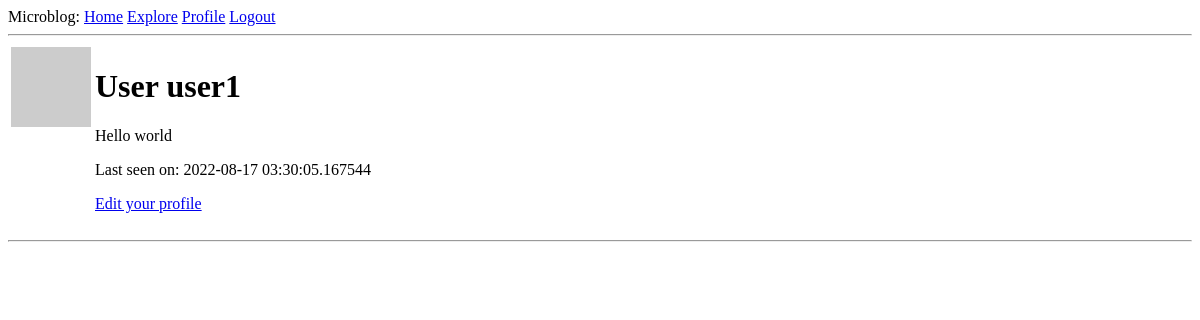
The app's page /user/user1 (signed in), older data.
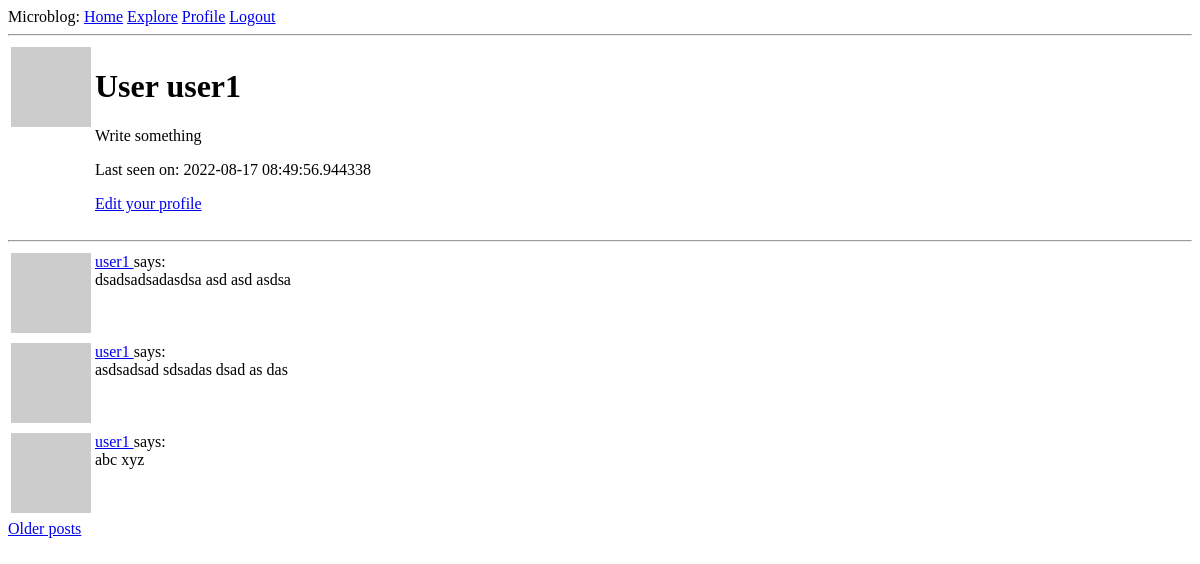
The same page, newer data.
### blog/models.py (models this page shows, shortened)
class User(UserMixin, db.Model):
    id = db.Column(db.Integer, primary_key=True)
    username = db.Column(db.String(64), index=True, unique=True)
    email = db.Column(db.String(120), index=True, unique=True)
    password_hash = db.Column(db.String(128))
    posts = db.relationship("Post", backref="author", lazy="dynamic")
    about_me = db.Column(db.String(140))
    last_seen = db.Column(db.DateTime, default=datetime.utcnow)
    followed = db.relationship(
        "User",
        secondary=followers,
        primaryjoin=(followers.c.follower_id == id),
        secondaryjoin=(followers.c.followed_id == id),
        backref=db.backref("followers", lazy="dynamic"),
        lazy="dynamic",
    )
    def avatar(self, size):
        digest = md5(self.email.lower().encode("utf-8")).hexdigest()
        return "https://www.gravatar.com/avatar/{}?d=identicon&s={}".format(
            digest, size
        )

class Post(db.Model):
    id = db.Column(db.Integer, primary_key=True)
    body = db.Column(db.String(140))
    timestamp = db.Column(db.DateTime, index=True, default=datetime.utcnow)
    user_id = db.Column(db.Integer, db.ForeignKey("user.id"))

### blog/routes.py (the view)
@app.route("/user/<username>")
@login_required
def user(username):
    user = User.query.filter_by(username=username).first_or_404()
    page = request.args.get("page", 1, type=int)
    posts = user.posts.order_by(Post.timestamp.desc()).paginate(
        page, app.config["POSTS_PER_PAGE"], False
    )
    next_url = (
        url_for("user", username=user.username, page=posts.next_num)
        if posts.has_next
        else None
    )
    prev_url = (
        url_for("user", username=user.username, page=posts.prev_num)
        if posts.has_prev
        else None
    )
    form = EmptyForm()
    return render_template(
        "user.html",
        user=user,
        posts=posts.items,
        form=form,
        next_url=next_url,
        prev_url=prev_url,
    )

### blog/models.py (called while the page is built)
@login.user_loader
def load_user(id):
    return User.query.get(int(id))

### blog/routes.py (called while the page is built)
@app.before_request
def before_request():
    if current_user.is_authenticated:
        current_user.last_seen = datetime.utcnow()
        db.session.commit()

### blog/templates/user.html (shortened to what this page needs)
{% extends "base.html" %}
{% block content %}
<table>
    <tr valign="top">
        <td> <img src="{{user.avatar(128)}}">
        </td>
        <td>
            <h1>User {{ user.username }}</h1>
            {% if user.about_me %}
            <p>
                {{ user.about_me }}
            </p>
            {% endif %}
            {% if user.last_seen %}
            <p>
                Last seen on: {{ user.last_seen }}
            </p>
            {% endif %}
            {% if user == current_user %}
            <p><a href="{{ url_for('edit_profile')}}">Edit your profile</a></p>
            {% endif %}
        </td>
    </tr>
</table>
<hr>
{% for post in posts %}
{% include "_post.html" %}
{% endfor %}
{% if next_url%}
<a href="{{next_url}}">Older posts</a>
{% endif %}
{% endblock %}

### blog/templates/base.html (shortened to what this page needs)
<!DOCTYPE html>
<html lang="en">
<head>
</head>
<body>
    <div>
        Microblog:
        <a href="{{url_for('index')}} ">Home</a>
        <a href="{{ url_for('explore') }}">Explore</a>
        {% if current_user.is_anonymous %}
        <a href="{{ url_for('login') }}">Login</a>
        {% else %}
        <a href="{{ url_for('user', username = current_user.username) }}">Profile</a>
        <a href="{{ url_for('logout') }}">Logout</a>
        {% endif %}
    </div>
    <hr>
    {% block content %}
    {% endblock %}
</body>
</html>

### blog/templates/_post.html
<table>
    <tr valign="top">
        <td><img src="{{post.author.avatar(36)}}"></td>
        <td>
            <a href="{{url_for('user',username = post.author.username)}}">{{post.author.username}} </a>
            says: <br> {{post.body}}
        </td>
    </tr>
</table>

Row changes from the older to the newer data that the page shows:
changed User "user1": about_me "Hello world" → "Write something"; last_seen "2022-08-17 03:30:05.167544" → "2022-08-17 08:49:56.944338"
added Post: author.username "user1", body "dsadsadsadasdsa asd asd asdsa"
added Post: author.username "user1", body "asdsadsad sdsadas dsad as das"
added Post: author.username "user1", body "abc xyz"
Text that changed along with them:
text now shown: "Older posts"
